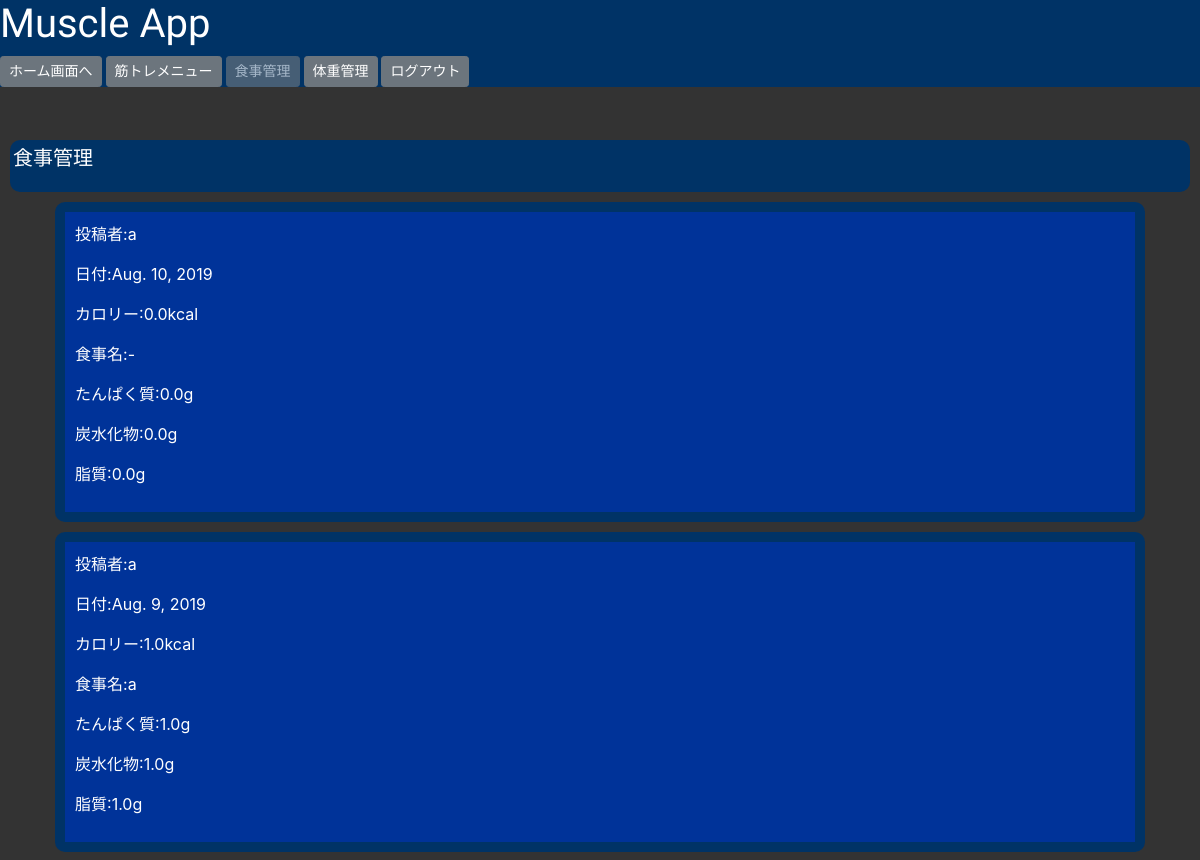
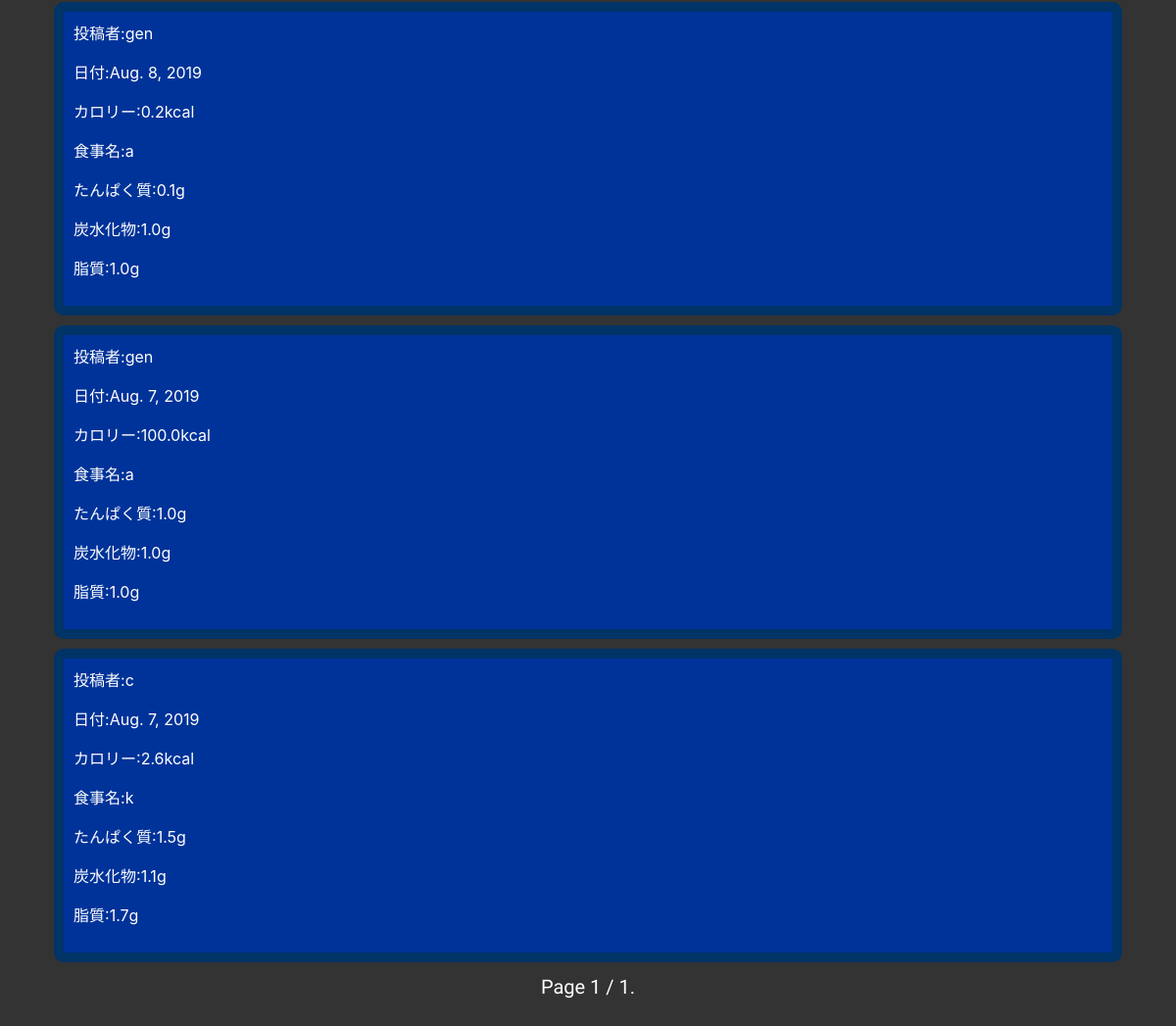
The page /timeline/diet/ (signed in) on the database its author committed (2 pictures, top to bottom).
### muscleapp/models.py (models this page shows, shortened)
class DietModel(models.Model):
    calorie = models.FloatField()
    name = models.CharField(max_length=100)
    protein = models.FloatField()
    carb = models.FloatField()
    fat = models.FloatField()
    date = models.DateField(default=localdate())
    author = models.CharField(max_length=100)

### muscleapp/views.py (the view)
# urls.py: path('timeline/diet/', timeline_dietfunc, name='timeline_diet'),
@login_required
def timeline_dietfunc(request):
    diet = DietModel.objects.order_by('-date').all()
    paginator = Paginator(diet, 5)
    page = request.GET.get('page')
    diet_data = paginator.get_page(page)
    return render(request, 'timeline_diet.html', {'diet_data': diet_data})

### templates/timeline_diet.html (shortened to what this page needs)
{% extends 'base_afterlogin.html' %}
{% block customcss %}
{% load static %}
<link rel="stylesheet" type="text/css" href="{% static 'timeline.css' %}">
{% endblock customcss %}
{% block header %}
<h1>Muscle App</h1>
    <a href="{% url 'home' %}" class="btn btn-secondary btn-sm">ホーム画面へ</a>
    <a href="{% url 'timeline_workout' %}" class="btn btn-secondary btn-sm">筋トレメニュー</a>
    <a href="{% url 'timeline_diet' %}" class="btn btn-secondary disabled btn-sm">食事管理</a>
    <a href="{% url 'timeline_body' %}" class="btn btn-secondary btn-sm">体重管理</a>
{% endblock header %}
{% block content %}
<div class="menu">
    <p>食事管理</p>
</div>
{% for item in diet_data %}
<div class="container">
<div class="info">
    <p>投稿者:{{ item.author }}</p>
    <p>日付:{{ item.date }}</p>
    <p>カロリー:{{ item.calorie }}kcal</p>
    <p>食事名:{{ item.name }}</p>
    <p>たんぱく質:{{ item.protein }}g</p>
    <p>炭水化物:{{ item.carb }}g</p>
    <p>脂質:{{ item.fat }}g</p>
</div>
</div>
{% endfor %}
{% endblock content %}
{% block paginator %}
<span class="step-links">
        <span class="current">
            Page {{ diet_data.number }} / {{ diet_data.paginator.num_pages }}.
        </span>
</span>
{% endblock paginator %}

### static/timeline.css (style rules this page uses)
body { background-color: #333333; color: #fff }
.menu { background-color: #003366; font-size: 20px; padding: 3px; margin: 10px; border-radius: 10px; }
.info { padding: 10px; border-radius: 10px; background-color: #003399; margin: 10px; border: 10px solid #003366; }
.step-links { display: block; text-align: center; padding: 0 0 40px 0; font-size: 20px; font-family: 'Raleway', sans-serif; }

### rows shown on the page
DietModel: author "a", date "Aug. 10, 2019", calorie "0.0", name "-", protein "0.0", carb "0.0", fat "0.0"
DietModel: author "a", date "Aug. 9, 2019", calorie "1.0", name "a", protein "1.0", carb "1.0", fat "1.0"
DietModel: author "gen", date "Aug. 8, 2019", calorie "0.2", name "a", protein "0.1", carb "1.0", fat "1.0"
DietModel: author "gen", date "Aug. 7, 2019", calorie "100.0", name "a", protein "1.0", carb "1.0", fat "1.0"
DietModel: author "c", date "Aug. 7, 2019", calorie "2.6", name "k", protein "1.5", carb "1.1", fat "1.7"

### other values the page prints
{{ diet_data.number }} "1"
{{ diet_data.paginator.num_pages }} "1"
